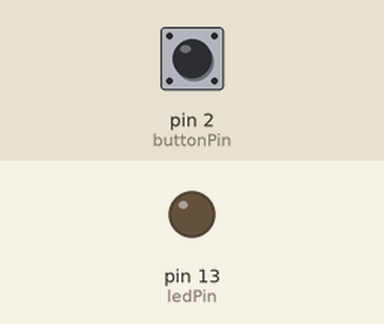
Simulated run of this sketch. Board: Arduino Uno, built with avr-gcc and run on an emulated ATmega328P. Parts: output pins drawn as LEDs (lit = HIGH). Inputs (shaded band) come from the test bench; at power-on: pin 2 (buttonPin) LOW.

Above: at 1.2 s.
1.3 s: pin 2 (buttonPin) pulled HIGH for 0.15 s
At 2.7 s:
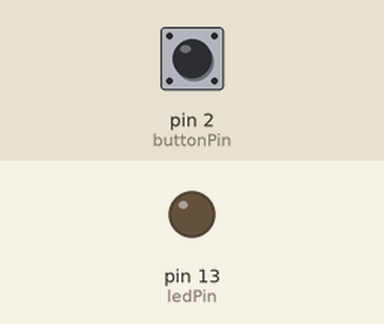
3.0 s: pin 2 (buttonPin) pulled HIGH for 1 s
At 3.8 s:
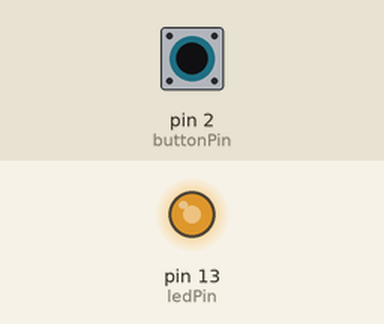
5.5 s: pin 2 (buttonPin) pulled HIGH for 3.2 s
At 9.8 s:
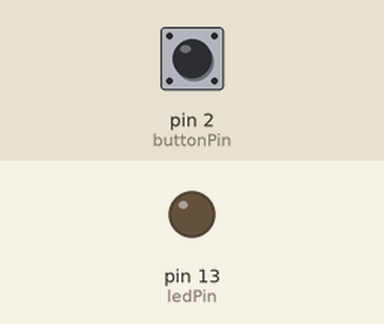
Timing chart, 0 to 11.3 s (numbered marks = the images above; inputs shaded):
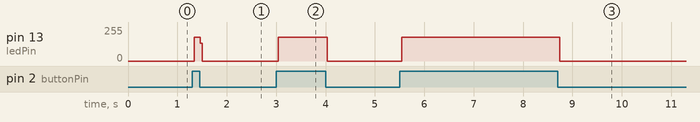

Measured:
- after the input at 1.3 s, pin 13 (ledPin): 0/255 → 178/255 at once, → 0/255 0.12 s later
- after the input at 3.0 s, pin 13 (ledPin): 0/255 → 178/255 at once, → 0/255 1.0 s later
- after the input at 5.5 s, pin 13 (ledPin): 0/255 → 178/255 at once, → 0/255 3.2 s later

The sketch:

pushButton.ino
```cpp
const int buttonPin=2;
const int ledPin=13;
int buttonState=0;
void setup(){
  pinMode(ledPin,OUTPUT);
  pinMode(buttonPin,INPUT);
      digitalWrite(ledPin,LOW);

}
void loop(){
  buttonState=digitalRead(buttonPin);
      digitalWrite(ledPin,LOW);

  if(buttonState==HIGH){
    digitalWrite(ledPin,HIGH);
  }
  else if(buttonState!=HIGH)
{
    digitalWrite(ledPin,LOW);

  }


}
```
